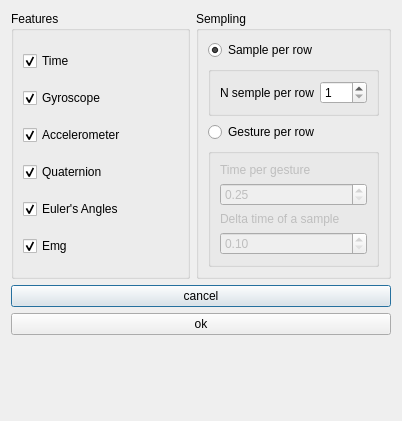
<?xml version="1.0" encoding="UTF-8"?>
<ui version="4.0">
 <class>FlagsDialog</class>
 <widget class="QDialog" name="FlagsDialog">
  <property name="geometry">
   <rect>
    <x>0</x>
    <y>0</y>
    <width>402</width>
    <height>421</height>
   </rect>
  </property>
  <property name="windowTitle">
   <string>Export Info</string>
  </property>
  <layout class="QVBoxLayout" name="verticalLayout">
   <item>
    <layout class="QHBoxLayout" name="horizontalLayout">
     <item>
      <widget class="QGroupBox" name="groupBox_3">
       <property name="title">
        <string>Features</string>
       </property>
       <layout class="QVBoxLayout" name="verticalLayout_5">
        <item>
         <widget class="QCheckBox" name="mCBTime">
          <property name="text">
           <string>Time</string>
          </property>
          <property name="checked">
           <bool>true</bool>
          </property>
         </widget>
        </item>
        <item>
         <widget class="QCheckBox" name="mCBGyroscope">
          <property name="enabled">
           <bool>true</bool>
          </property>
          <property name="text">
           <string>Gyroscope</string>
          </property>
          <property name="checked">
           <bool>true</bool>
          </property>
          <property name="tristate">
           <bool>false</bool>
          </property>
         </widget>
        </item>
        <item>
         <widget class="QCheckBox" name="mCBAccelerometer">
          <property name="text">
           <string>Accelerometer</string>
          </property>
          <property name="checked">
           <bool>true</bool>
          </property>
         </widget>
        </item>
        <item>
         <widget class="QCheckBox" name="mCBQuaternion">
          <property name="text">
           <string>Quaternion</string>
          </property>
          <property name="checked">
           <bool>true</bool>
          </property>
         </widget>
        </item>
        <item>
         <widget class="QCheckBox" name="mCBEuler">
          <property name="text">
           <string>Euler's Angles</string>
          </property>
          <property name="checked">
           <bool>true</bool>
          </property>
         </widget>
        </item>
        <item>
         <widget class="QCheckBox" name="mCBEmg">
          <property name="text">
           <string>Emg</string>
          </property>
          <property name="checked">
           <bool>true</bool>
          </property>
         </widget>
        </item>
       </layout>
      </widget>
     </item>
     <item>
      <widget class="QGroupBox" name="groupBox_4">
       <property name="title">
        <string>Sempling</string>
       </property>
       <layout class="QVBoxLayout" name="verticalLayout_2">
        <item>
         <widget class="QRadioButton" name="mRBSempleMode">
          <property name="text">
           <string>Sample per row</string>
          </property>
          <property name="checked">
           <bool>true</bool>
          </property>
         </widget>
        </item>
        <item>
         <widget class="QGroupBox" name="mGBSemplePerRow">
          <property name="title">
           <string/>
          </property>
          <layout class="QHBoxLayout" name="horizontalLayout_4">
           <item>
            <widget class="QLabel" name="mLBReps">
             <property name="text">
              <string>N semple per row</string>
             </property>
            </widget>
           </item>
           <item>
            <widget class="QSpinBox" name="mSBReps">
             <property name="maximumSize">
              <size>
               <width>50</width>
               <height>16777215</height>
              </size>
             </property>
             <property name="minimum">
              <number>1</number>
             </property>
             <property name="maximum">
              <number>100</number>
             </property>
            </widget>
           </item>
          </layout>
         </widget>
        </item>
        <item>
         <widget class="QRadioButton" name="mRBGestureMode">
          <property name="text">
           <string>Gesture per row</string>
          </property>
         </widget>
        </item>
        <item>
         <widget class="QGroupBox" name="mGBGesturePerRow">
          <property name="enabled">
           <bool>false</bool>
          </property>
          <property name="title">
           <string/>
          </property>
          <layout class="QVBoxLayout" name="verticalLayout_6">
           <item>
            <widget class="QLabel" name="label">
             <property name="text">
              <string>Time per gesture</string>
             </property>
            </widget>
           </item>
           <item>
            <widget class="QDoubleSpinBox" name="mDSBTimePerGesture">
             <property name="minimum">
              <double>0.250000000000000</double>
             </property>
             <property name="singleStep">
              <double>0.250000000000000</double>
             </property>
            </widget>
           </item>
           <item>
            <widget class="QLabel" name="label_2">
             <property name="text">
              <string>Delta time of a sample</string>
             </property>
            </widget>
           </item>
           <item>
            <widget class="QDoubleSpinBox" name="mDSBDeltaTimeOfASemple">
             <property name="minimum">
              <double>0.100000000000000</double>
             </property>
             <property name="singleStep">
              <double>0.050000000000000</double>
             </property>
            </widget>
           </item>
          </layout>
         </widget>
        </item>
       </layout>
      </widget>
     </item>
    </layout>
   </item>
   <item>
    <widget class="QPushButton" name="mPBCancel">
     <property name="text">
      <string>cancel</string>
     </property>
    </widget>
   </item>
   <item>
    <widget class="QPushButton" name="mPBOk">
     <property name="text">
      <string>ok</string>
     </property>
    </widget>
   </item>
   <item>
    <spacer name="mVSBottom">
     <property name="orientation">
      <enum>Qt::Vertical</enum>
     </property>
     <property name="sizeHint" stdset="0">
      <size>
       <width>20</width>
       <height>40</height>
      </size>
     </property>
    </spacer>
   </item>
  </layout>
 </widget>
 <resources/>
 <connections>
  <connection>
   <sender>mPBOk</sender>
   <signal>clicked()</signal>
   <receiver>FlagsDialog</receiver>
   <slot>onOk()</slot>
   <hints>
    <hint type="sourcelabel">
     <x>74</x>
     <y>159</y>
    </hint>
    <hint type="destinationlabel">
     <x>107</x>
     <y>139</y>
    </hint>
   </hints>
  </connection>
  <connection>
   <sender>mPBCancel</sender>
   <signal>clicked()</signal>
   <receiver>FlagsDialog</receiver>
   <slot>onCancel()</slot>
   <hints>
    <hint type="sourcelabel">
     <x>43</x>
     <y>191</y>
    </hint>
    <hint type="destinationlabel">
     <x>104</x>
     <y>202</y>
    </hint>
   </hints>
  </connection>
 </connections>
 <slots>
  <slot>onOk()</slot>
  <slot>onCancel()</slot>
 </slots>
</ui>
